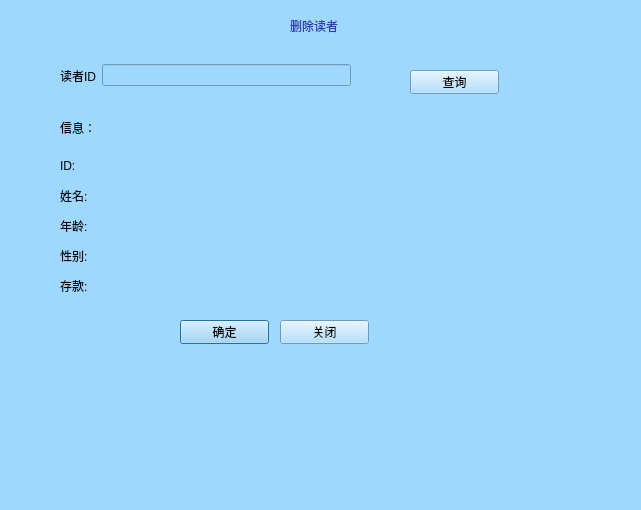
<?xml version="1.0" encoding="UTF-8"?>
<ui version="4.0">
 <class>deleteBorrower</class>
 <widget class="QDialog" name="deleteBorrower">
  <property name="geometry">
   <rect>
    <x>0</x>
    <y>0</y>
    <width>641</width>
    <height>510</height>
   </rect>
  </property>
  <property name="windowTitle">
   <string>删除读者</string>
  </property>
  <property name="styleSheet">
   <string notr="true">background-color: rgb(158, 216, 255);</string>
  </property>
  <widget class="QPushButton" name="okButton">
   <property name="geometry">
    <rect>
     <x>180</x>
     <y>320</y>
     <width>89</width>
     <height>24</height>
    </rect>
   </property>
   <property name="text">
    <string>确定</string>
   </property>
  </widget>
  <widget class="QPushButton" name="pushButton_2">
   <property name="geometry">
    <rect>
     <x>280</x>
     <y>320</y>
     <width>89</width>
     <height>24</height>
    </rect>
   </property>
   <property name="text">
    <string>关闭</string>
   </property>
  </widget>
  <widget class="QLabel" name="label_2">
   <property name="geometry">
    <rect>
     <x>60</x>
     <y>120</y>
     <width>72</width>
     <height>15</height>
    </rect>
   </property>
   <property name="text">
    <string>信息：</string>
   </property>
  </widget>
  <widget class="QLabel" name="label_6">
   <property name="geometry">
    <rect>
     <x>290</x>
     <y>10</y>
     <width>221</width>
     <height>31</height>
    </rect>
   </property>
   <property name="styleSheet">
    <string notr="true">color: rgb(48, 60, 175);
font: 87 9pt &quot;Arial&quot;;
font: 14pt &quot;Arial&quot;;
font: 10pt &quot;华文新魏&quot;;
font: 11pt &quot;Arial&quot;;
font: 11pt &quot;华文新魏&quot;;</string>
   </property>
   <property name="text">
    <string>删除读者</string>
   </property>
  </widget>
  <widget class="QPushButton" name="pushButton">
   <property name="geometry">
    <rect>
     <x>410</x>
     <y>70</y>
     <width>89</width>
     <height>24</height>
    </rect>
   </property>
   <property name="text">
    <string>查询</string>
   </property>
  </widget>
  <widget class="QWidget" name="horizontalLayoutWidget">
   <property name="geometry">
    <rect>
     <x>60</x>
     <y>150</y>
     <width>381</width>
     <height>31</height>
    </rect>
   </property>
   <layout class="QHBoxLayout" name="horizontalLayout">
    <item>
     <widget class="QLabel" name="label_3">
      <property name="text">
       <string>ID:   </string>
      </property>
     </widget>
    </item>
    <item>
     <widget class="QLabel" name="label_28">
      <property name="text">
       <string/>
      </property>
     </widget>
    </item>
   </layout>
  </widget>
  <widget class="QWidget" name="horizontalLayoutWidget_2">
   <property name="geometry">
    <rect>
     <x>60</x>
     <y>180</y>
     <width>381</width>
     <height>31</height>
    </rect>
   </property>
   <layout class="QHBoxLayout" name="horizontalLayout_2">
    <item>
     <widget class="QLabel" name="label_4">
      <property name="text">
       <string>姓名:</string>
      </property>
     </widget>
    </item>
    <item>
     <widget class="QLabel" name="label_29">
      <property name="text">
       <string/>
      </property>
     </widget>
    </item>
   </layout>
  </widget>
  <widget class="QWidget" name="horizontalLayoutWidget_3">
   <property name="geometry">
    <rect>
     <x>60</x>
     <y>210</y>
     <width>381</width>
     <height>31</height>
    </rect>
   </property>
   <layout class="QHBoxLayout" name="horizontalLayout_3">
    <item>
     <widget class="QLabel" name="label_5">
      <property name="text">
       <string>年龄:</string>
      </property>
     </widget>
    </item>
    <item>
     <widget class="QLabel" name="label_30">
      <property name="text">
       <string/>
      </property>
     </widget>
    </item>
   </layout>
  </widget>
  <widget class="QWidget" name="horizontalLayoutWidget_4">
   <property name="geometry">
    <rect>
     <x>60</x>
     <y>240</y>
     <width>381</width>
     <height>31</height>
    </rect>
   </property>
   <layout class="QHBoxLayout" name="horizontalLayout_4">
    <item>
     <widget class="QLabel" name="label">
      <property name="text">
       <string>性别:</string>
      </property>
     </widget>
    </item>
    <item>
     <widget class="QLabel" name="label_31">
      <property name="text">
       <string/>
      </property>
     </widget>
    </item>
   </layout>
  </widget>
  <widget class="QWidget" name="horizontalLayoutWidget_5">
   <property name="geometry">
    <rect>
     <x>60</x>
     <y>50</y>
     <width>291</width>
     <height>51</height>
    </rect>
   </property>
   <layout class="QHBoxLayout" name="horizontalLayout_5">
    <item>
     <widget class="QLabel" name="labelID">
      <property name="text">
       <string>读者ID</string>
      </property>
      <property name="buddy">
       <cstring>lineEdit</cstring>
      </property>
     </widget>
    </item>
    <item>
     <widget class="QLineEdit" name="lineEdit"/>
    </item>
   </layout>
  </widget>
  <widget class="QWidget" name="horizontalLayoutWidget_6">
   <property name="geometry">
    <rect>
     <x>60</x>
     <y>270</y>
     <width>381</width>
     <height>31</height>
    </rect>
   </property>
   <layout class="QHBoxLayout" name="horizontalLayout_7">
    <item>
     <widget class="QLabel" name="label_32">
      <property name="text">
       <string>存款:</string>
      </property>
     </widget>
    </item>
    <item>
     <widget class="QLabel" name="label_8">
      <property name="text">
       <string/>
      </property>
     </widget>
    </item>
   </layout>
  </widget>
 </widget>
 <resources/>
 <connections/>
</ui>
